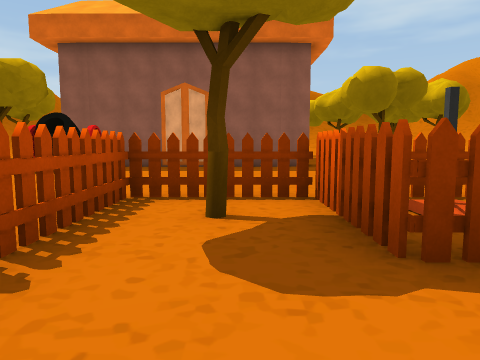
view 1 (above)

16 first-person views from a walk through a scene from a Unity 3-D project. The camera is 1.4 m above the floor, tilts 6° down and sees 70° across. The floor is counted in squares, 2 m on a side. Each view is taken from the middle of a square. On the plan, view 1 faces up. The plan holds only what a view shows up to about 11 squares ahead; the rest is blank. The place goes on beyond the plan. Some animated figures are not drawn.

view 2
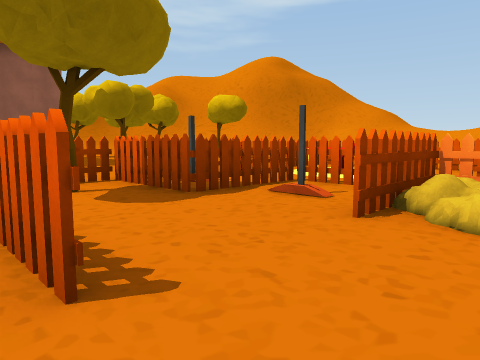

view 3
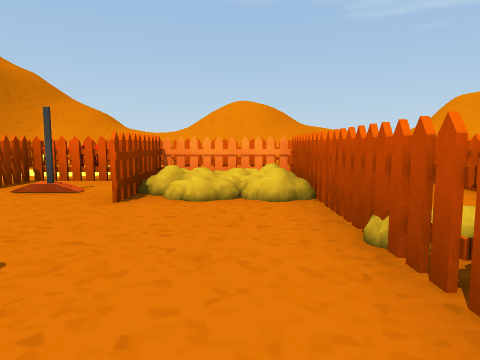

view 4
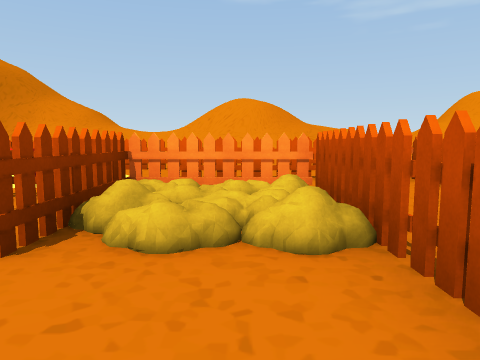

view 5
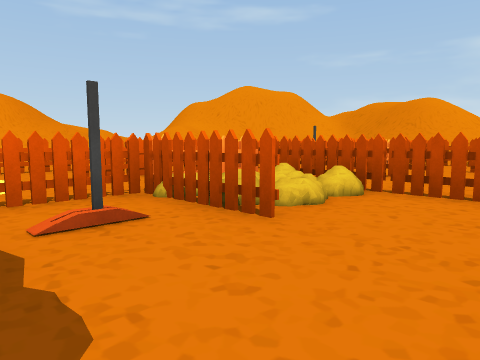

view 6
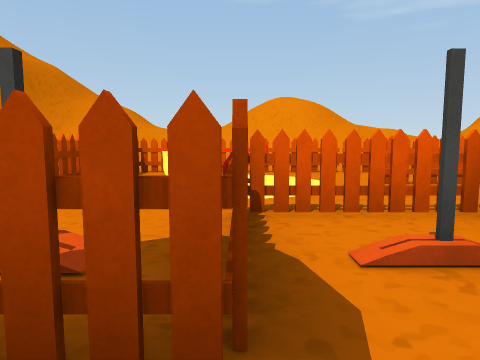

view 7
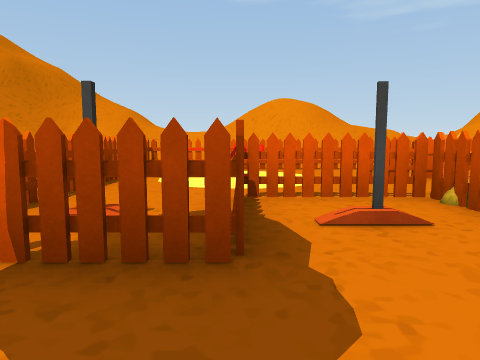

view 8
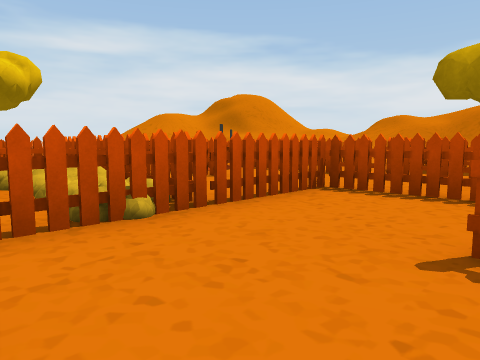

view 9
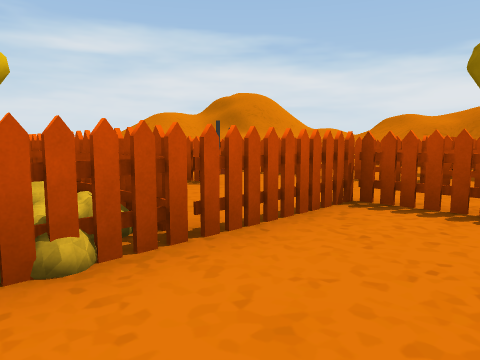

view 10
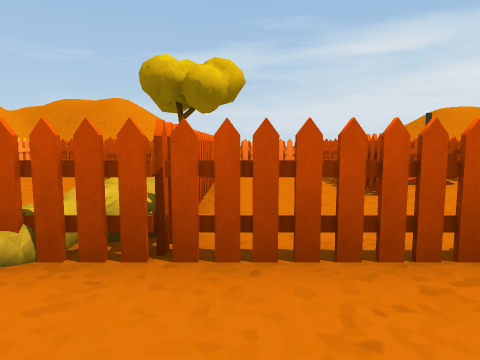

view 11
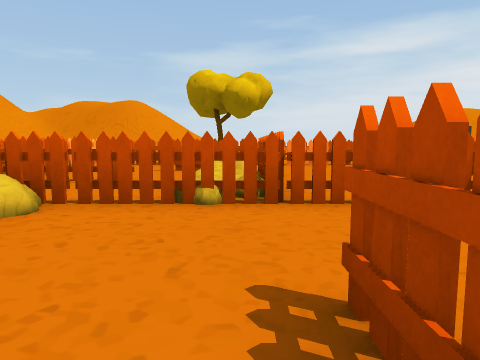

view 12
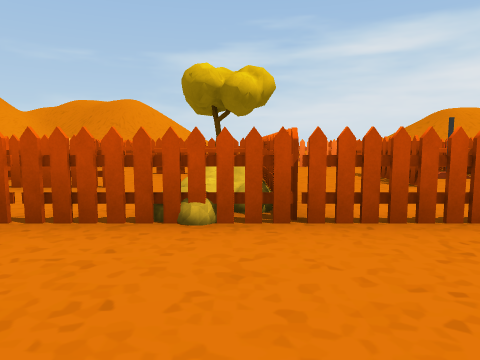

view 13
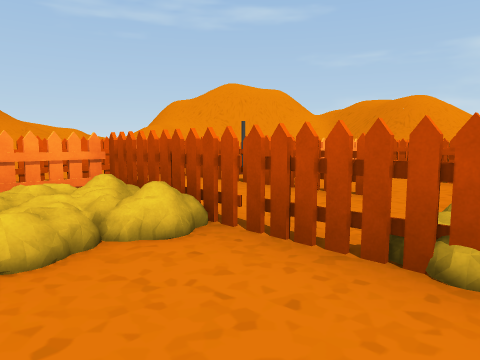

view 14
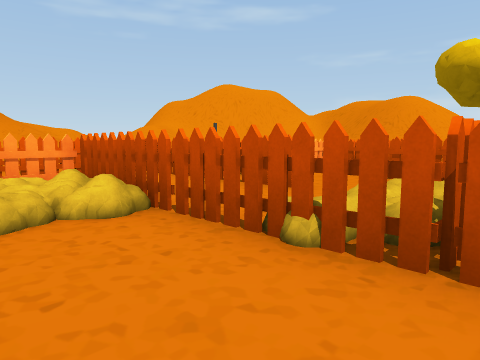

view 15
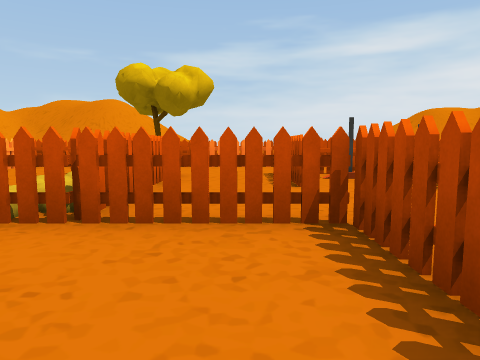

view 16
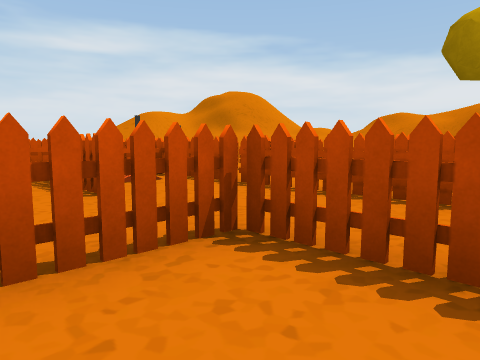

### Floor plan
Key: @ floor where view 1 was taken; # wall or solid block; . main floor; : floor 0.5 m higher than the main floor; = window, fence, low wall or low ledge; T tree; H house; C cannon; I thing the floor can be seen under or through; E hedge; O other object.
Columns run from 11 left of view 1 to 9 right of it. Each row starts with its distance up from view 1.
 11        ##HH###
 10         ......
  9       CC......
  8       CC......
  7          .....
  6          .....
  5         .......
  4         .###########
  3          #.T#O...O #
  2          #..#II..O #
  1          #...O.I...#.
  0         .#.@...I...#.
 -1      # I.....EEI.#.#.
 -2      #.I....E:EI.#.#
 -3 #    #.IIIEII==..#.#
 -4 #    #...IE..... #.#
 -5 #    #...IEE.==  ###
 -6 #    #.#.IOE.=###
 -7 #    #O#.# O..##
 -8      ###..O#..#
 -9      #....  ..#
-10      ##########

Where each view was taken, in squares from view 1:
view 1: 0 up, 0 right, facing up
view 2: 2 down, 2 left, facing up-right
view 3: 2 down, 3 left, facing right
view 4: 2 down, 1 left, facing right
view 5: 2 up, 1 left, facing down-right
view 6: 2 up, 0 right, facing right
view 7: 2 up, 1 left, facing right
view 8: 0 up, 1 right, facing down-left
view 9: 1 down, 0 right, facing down-left
view 10: 1 down, 2 left, facing down
view 11: 1 up, 1 left, facing down
view 12: 0 up, 1 left, facing down
view 13: 1 down, 1 left, facing down-right
view 14: 1 down, 2 left, facing down-right
view 15: 0 up, 3 left, facing down
view 16: 1 down, 2 left, facing down-left
